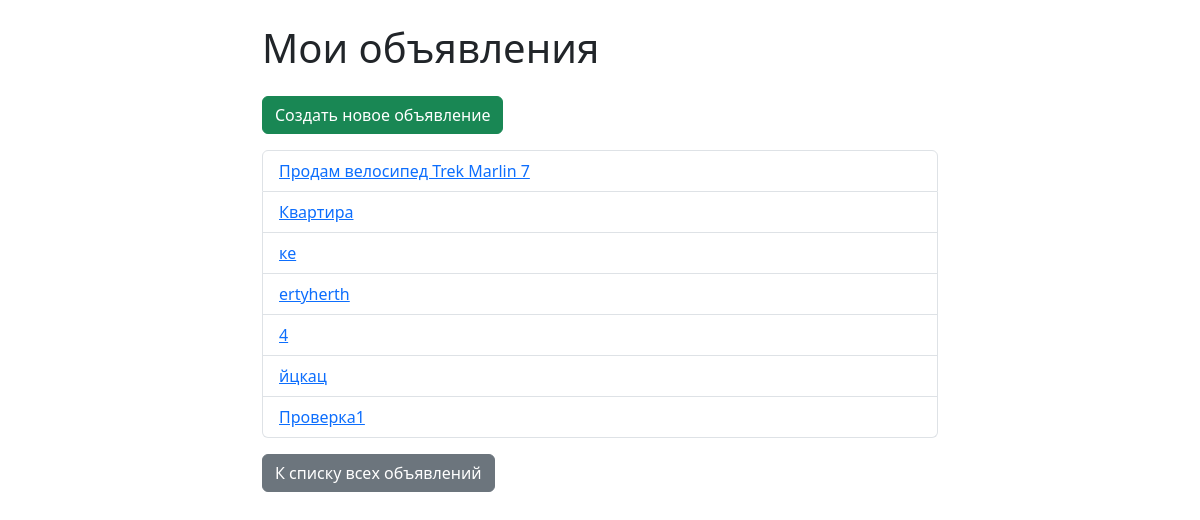
The page /ads/my/ (signed in) on the database its author committed.
### ads/models.py (models this page shows, shortened)
class Ad(models.Model):
    bookmarks = models.ManyToManyField(settings.AUTH_USER_MODEL, related_name='bookmarked_ads', blank=True)
    views = models.PositiveIntegerField(default=0)  # счетчик просмотров
    updated_at = models.DateTimeField(auto_now=True)
    tags = models.ManyToManyField('Tag', blank=True, related_name='ads')
    title = models.CharField("Заголовок", max_length=255)
    description = models.TextField("Описание")
    price = models.DecimalField("Цена", max_digits=10, decimal_places=2)
    city = models.CharField("Город", max_length=100)
    author = models.ForeignKey(
        settings.AUTH_USER_MODEL,
        on_delete=models.CASCADE,
        related_name='ads',
        verbose_name="Автор"
    )
    category = models.ForeignKey(
        Category,
        on_delete=models.SET_NULL,
        null=True,
        blank=True,
        related_name='ads',
        verbose_name="Категория"
    )
    slug = models.SlugField(max_length=255, null=True, blank=True, unique=True)
    created_at = models.DateTimeField("Дата создания", auto_now_add=True)

### ads/views.py (the view)
# urls.py: path('my/', views.my_ads, name='my_ads'),
@login_required
def my_ads(request):
    ads = Ad.objects.filter(author=request.user)
    return render(request, 'ads/my_ads.html', {'ads': ads})

### ads/templates/ads/my_ads.html (shortened to what this page needs)
<!DOCTYPE html>
<html lang="ru">
<head>
    <link href="https://cdn.jsdelivr.net/npm/bootstrap@5.3.0/dist/css/bootstrap.min.css" rel="stylesheet">
</head>
<body>
<div class="container mt-4" style="max-width: 700px;">
    <h1 class="mb-4">Мои объявления</h1>
    <a href="{% url 'ad_create' %}" class='btn btn-success mb-3'>Создать новое объявление</a>
    {% if ads %}
        <ul class='list-group'>
            {% for ad in ads %}
                {% if ad.slug %}
                    <li class='list-group-item'>
                        <a href="{% url 'ad_detail' slug=ad.slug %}">{{ ad.title }}</a>
                    </li>
                {% endif %}
            {% endfor %}
        </ul>
    {% else %}
        <p>У вас пока нет объявлений.</p>
    {% endif %}
    <p class='mt-3'><a href="{% url 'ad_list' %}" class='btn btn-secondary'>К списку всех объявлений</a></p>
</div>
</body>
</html>

### rows shown on the page
Ad: title "Продам велосипед Trek Marlin 7"
Ad: title "Квартира"
Ad: title "ке"
Ad: title "ertyherth"
Ad: title "4"
Ad: title "йцкац"
Ad: title "Проверка1"
